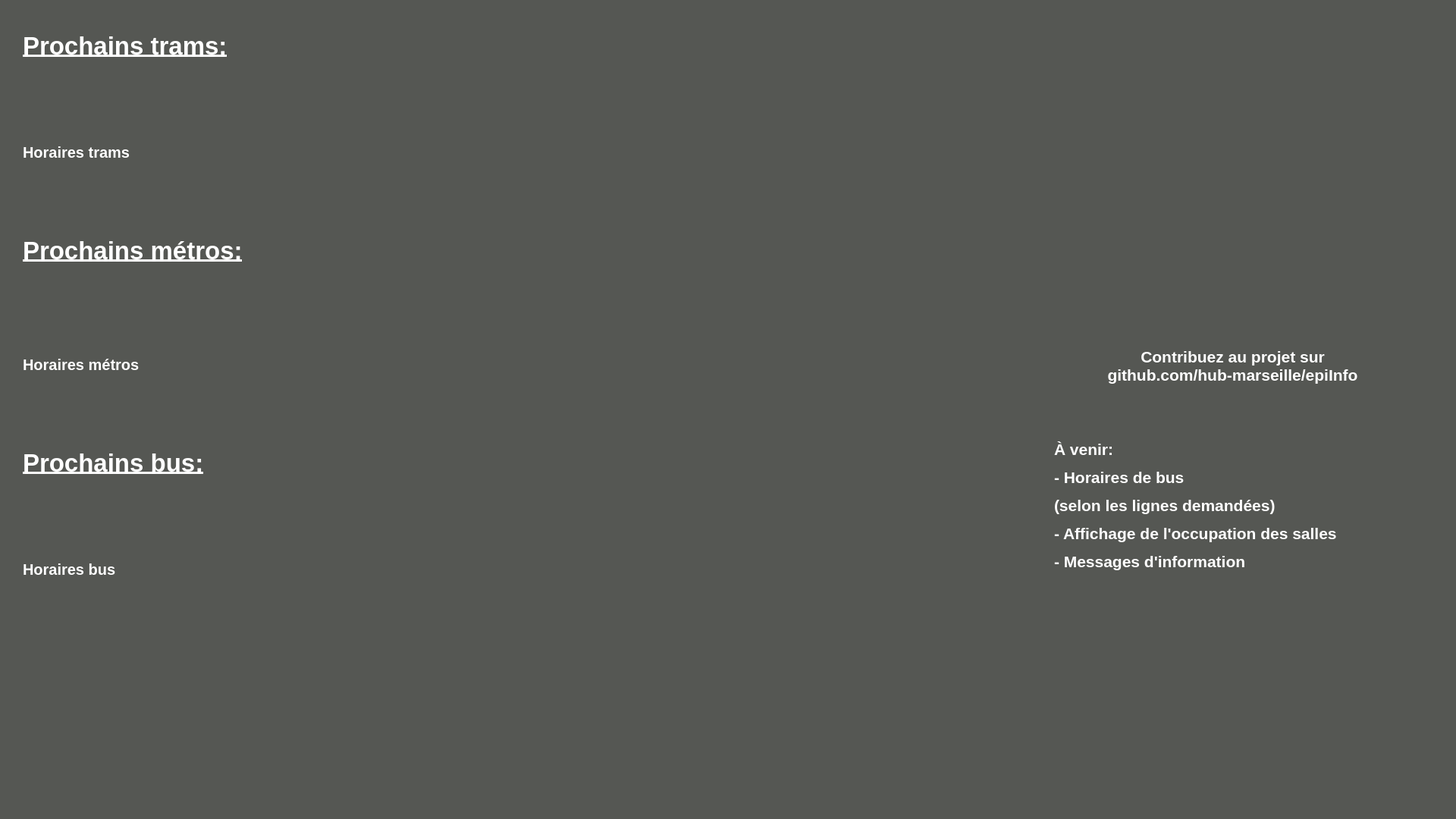
<?xml version="1.0" encoding="UTF-8"?>
<ui version="4.0">
 <class>MainWindow</class>
 <widget class="QMainWindow" name="MainWindow">
  <property name="geometry">
   <rect>
    <x>0</x>
    <y>0</y>
    <width>1920</width>
    <height>1080</height>
   </rect>
  </property>
  <property name="palette">
   <palette>
    <active>
     <colorrole role="WindowText">
      <brush brushstyle="SolidPattern">
       <color alpha="255">
        <red>255</red>
        <green>255</green>
        <blue>255</blue>
       </color>
      </brush>
     </colorrole>
     <colorrole role="Midlight">
      <brush brushstyle="SolidPattern">
       <color alpha="255">
        <red>211</red>
        <green>215</green>
        <blue>207</blue>
       </color>
      </brush>
     </colorrole>
     <colorrole role="Text">
      <brush brushstyle="SolidPattern">
       <color alpha="255">
        <red>255</red>
        <green>255</green>
        <blue>255</blue>
       </color>
      </brush>
     </colorrole>
     <colorrole role="Base">
      <brush brushstyle="SolidPattern">
       <color alpha="255">
        <red>238</red>
        <green>238</green>
        <blue>236</blue>
       </color>
      </brush>
     </colorrole>
     <colorrole role="Window">
      <brush brushstyle="SolidPattern">
       <color alpha="255">
        <red>85</red>
        <green>87</green>
        <blue>83</blue>
       </color>
      </brush>
     </colorrole>
    </active>
    <inactive>
     <colorrole role="WindowText">
      <brush brushstyle="SolidPattern">
       <color alpha="255">
        <red>255</red>
        <green>255</green>
        <blue>255</blue>
       </color>
      </brush>
     </colorrole>
     <colorrole role="Midlight">
      <brush brushstyle="SolidPattern">
       <color alpha="255">
        <red>211</red>
        <green>215</green>
        <blue>207</blue>
       </color>
      </brush>
     </colorrole>
     <colorrole role="Text">
      <brush brushstyle="SolidPattern">
       <color alpha="255">
        <red>255</red>
        <green>255</green>
        <blue>255</blue>
       </color>
      </brush>
     </colorrole>
     <colorrole role="Base">
      <brush brushstyle="SolidPattern">
       <color alpha="255">
        <red>238</red>
        <green>238</green>
        <blue>236</blue>
       </color>
      </brush>
     </colorrole>
     <colorrole role="Window">
      <brush brushstyle="SolidPattern">
       <color alpha="255">
        <red>85</red>
        <green>87</green>
        <blue>83</blue>
       </color>
      </brush>
     </colorrole>
    </inactive>
    <disabled>
     <colorrole role="WindowText">
      <brush brushstyle="SolidPattern">
       <color alpha="255">
        <red>190</red>
        <green>190</green>
        <blue>190</blue>
       </color>
      </brush>
     </colorrole>
     <colorrole role="Midlight">
      <brush brushstyle="SolidPattern">
       <color alpha="255">
        <red>211</red>
        <green>215</green>
        <blue>207</blue>
       </color>
      </brush>
     </colorrole>
     <colorrole role="Text">
      <brush brushstyle="SolidPattern">
       <color alpha="255">
        <red>190</red>
        <green>190</green>
        <blue>190</blue>
       </color>
      </brush>
     </colorrole>
     <colorrole role="Base">
      <brush brushstyle="SolidPattern">
       <color alpha="255">
        <red>85</red>
        <green>87</green>
        <blue>83</blue>
       </color>
      </brush>
     </colorrole>
     <colorrole role="Window">
      <brush brushstyle="SolidPattern">
       <color alpha="255">
        <red>85</red>
        <green>87</green>
        <blue>83</blue>
       </color>
      </brush>
     </colorrole>
    </disabled>
   </palette>
  </property>
  <property name="windowTitle">
   <string>epiInfo</string>
  </property>
  <property name="windowIcon">
   <iconset resource="ressources.qrc">
    <normaloff>:/ressources/logo_hub.png</normaloff>:/ressources/logo_hub.png</iconset>
  </property>
  <widget class="QWidget" name="centralWidget">
   <widget class="QLabel" name="logo_hub">
    <property name="geometry">
     <rect>
      <x>1440</x>
      <y>30</y>
      <width>371</width>
      <height>361</height>
     </rect>
    </property>
    <property name="text">
     <string/>
    </property>
    <property name="pixmap">
     <pixmap resource="ressources.qrc">:/ressources/logo_hub.png</pixmap>
    </property>
    <property name="scaledContents">
     <bool>true</bool>
    </property>
   </widget>
   <widget class="QLabel" name="contribute">
    <property name="geometry">
     <rect>
      <x>1390</x>
      <y>430</y>
      <width>471</width>
      <height>351</height>
     </rect>
    </property>
    <property name="font">
     <font>
      <pointsize>16</pointsize>
      <weight>75</weight>
      <bold>true</bold>
     </font>
    </property>
    <property name="text">
     <string>&lt;html&gt;&lt;head/&gt;&lt;body&gt;&lt;p align=&quot;center&quot;&gt;Contribuez au projet sur&lt;br/&gt;github.com/hub-marseille/epiInfo&lt;/p&gt;&lt;p&gt;&lt;br/&gt;&lt;/p&gt;&lt;p&gt;À venir:&lt;/p&gt;&lt;p&gt;- Horaires de bus &lt;/p&gt;&lt;p&gt;(selon les lignes demandées)&lt;/p&gt;&lt;p&gt;- Affichage de l'occupation des salles&lt;/p&gt;&lt;p&gt;- Messages d'information&lt;/p&gt;&lt;/body&gt;&lt;/html&gt;</string>
    </property>
    <property name="textFormat">
     <enum>Qt::RichText</enum>
    </property>
   </widget>
   <widget class="QLabel" name="tram_const">
    <property name="geometry">
     <rect>
      <x>30</x>
      <y>20</y>
      <width>461</width>
      <height>81</height>
     </rect>
    </property>
    <property name="font">
     <font>
      <pointsize>25</pointsize>
      <weight>75</weight>
      <bold>true</bold>
      <underline>true</underline>
     </font>
    </property>
    <property name="text">
     <string>Prochains trams:</string>
    </property>
   </widget>
   <widget class="QLabel" name="tram">
    <property name="geometry">
     <rect>
      <x>30</x>
      <y>110</y>
      <width>911</width>
      <height>181</height>
     </rect>
    </property>
    <property name="font">
     <font>
      <pointsize>15</pointsize>
      <weight>75</weight>
      <bold>true</bold>
     </font>
    </property>
    <property name="text">
     <string>Horaires trams</string>
    </property>
   </widget>
   <widget class="QLabel" name="metro_const">
    <property name="geometry">
     <rect>
      <x>30</x>
      <y>290</y>
      <width>461</width>
      <height>81</height>
     </rect>
    </property>
    <property name="font">
     <font>
      <pointsize>25</pointsize>
      <weight>75</weight>
      <bold>true</bold>
      <underline>true</underline>
     </font>
    </property>
    <property name="text">
     <string>Prochains métros:</string>
    </property>
   </widget>
   <widget class="QLabel" name="metro">
    <property name="geometry">
     <rect>
      <x>30</x>
      <y>390</y>
      <width>931</width>
      <height>181</height>
     </rect>
    </property>
    <property name="font">
     <font>
      <pointsize>15</pointsize>
      <weight>75</weight>
      <bold>true</bold>
     </font>
    </property>
    <property name="text">
     <string>Horaires métros</string>
    </property>
   </widget>
   <widget class="QLabel" name="bus_const">
    <property name="geometry">
     <rect>
      <x>30</x>
      <y>570</y>
      <width>461</width>
      <height>81</height>
     </rect>
    </property>
    <property name="font">
     <font>
      <pointsize>25</pointsize>
      <weight>75</weight>
      <bold>true</bold>
      <underline>true</underline>
     </font>
    </property>
    <property name="text">
     <string>Prochains bus:</string>
    </property>
   </widget>
   <widget class="QLabel" name="bus">
    <property name="geometry">
     <rect>
      <x>30</x>
      <y>660</y>
      <width>931</width>
      <height>181</height>
     </rect>
    </property>
    <property name="font">
     <font>
      <pointsize>15</pointsize>
      <weight>75</weight>
      <bold>true</bold>
     </font>
    </property>
    <property name="text">
     <string>Horaires bus</string>
    </property>
   </widget>
  </widget>
 </widget>
 <layoutdefault spacing="6" margin="11"/>
 <resources>
  <include location="ressources.qrc"/>
 </resources>
 <connections/>
</ui>
